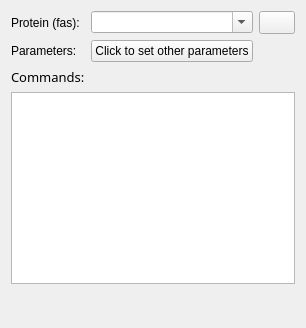
          <widget class="QWidget" name="IQTREE">
           <attribute name="label">
            <string>IQ-TREE</string>
           </attribute>
           <layout class="QGridLayout" name="gridLayout_14">
            <item row="0" column="0">
             <widget class="QLabel" name="label_20">
              <property name="text">
               <string>Protein (fas):</string>
              </property>
             </widget>
            </item>
            <item row="0" column="1">
             <widget class="ListQCombobox" name="comboBox_23">
              <property name="sizePolicy">
               <sizepolicy hsizetype="Expanding" vsizetype="Fixed">
                <horstretch>0</horstretch>
                <verstretch>0</verstretch>
               </sizepolicy>
              </property>
              <property name="acceptDrops">
               <bool>true</bool>
              </property>
              <property name="editable">
               <bool>true</bool>
              </property>
              <property name="sizeAdjustPolicy">
               <enum>QComboBox::AdjustToMinimumContentsLength</enum>
              </property>
             </widget>
            </item>
            <item row="0" column="2">
             <widget class="QPushButton" name="pushButton_13">
              <property name="sizePolicy">
               <sizepolicy hsizetype="Fixed" vsizetype="Fixed">
                <horstretch>0</horstretch>
                <verstretch>0</verstretch>
               </sizepolicy>
              </property>
              <property name="minimumSize">
               <size>
                <width>36</width>
                <height>23</height>
               </size>
              </property>
              <property name="maximumSize">
               <size>
                <width>30</width>
                <height>30</height>
               </size>
              </property>
              <property name="styleSheet">
               <string notr="true"/>
              </property>
              <property name="text">
               <string/>
              </property>
             </widget>
            </item>
            <item row="1" column="0">
             <widget class="QLabel" name="label_19">
              <property name="text">
               <string>Parameters:</string>
              </property>
             </widget>
            </item>
            <item row="1" column="1">
             <widget class="QPushButton" name="pushButton_17">
              <property name="text">
               <string>Click to set other parameters</string>
              </property>
             </widget>
            </item>
            <item row="2" column="0">
             <widget class="QLabel" name="label_44">
              <property name="font">
               <font>
                <family>Microsoft YaHei</family>
                <pointsize>10</pointsize>
               </font>
              </property>
              <property name="text">
               <string>Commands:</string>
              </property>
              <property name="alignment">
               <set>Qt::AlignLeading|Qt::AlignLeft|Qt::AlignVCenter</set>
              </property>
             </widget>
            </item>
            <item row="3" column="0" colspan="3">
             <widget class="QPlainTextEdit" name="plainTextEdit_9"/>
            </item>
            <item row="4" column="1">
             <spacer name="verticalSpacer_9">
              <property name="orientation">
               <enum>Qt::Vertical</enum>
              </property>
              <property name="sizeHint" stdset="0">
               <size>
                <width>20</width>
                <height>33</height>
               </size>
              </property>
             </spacer>
            </item>
           </layout>
          </widget>
